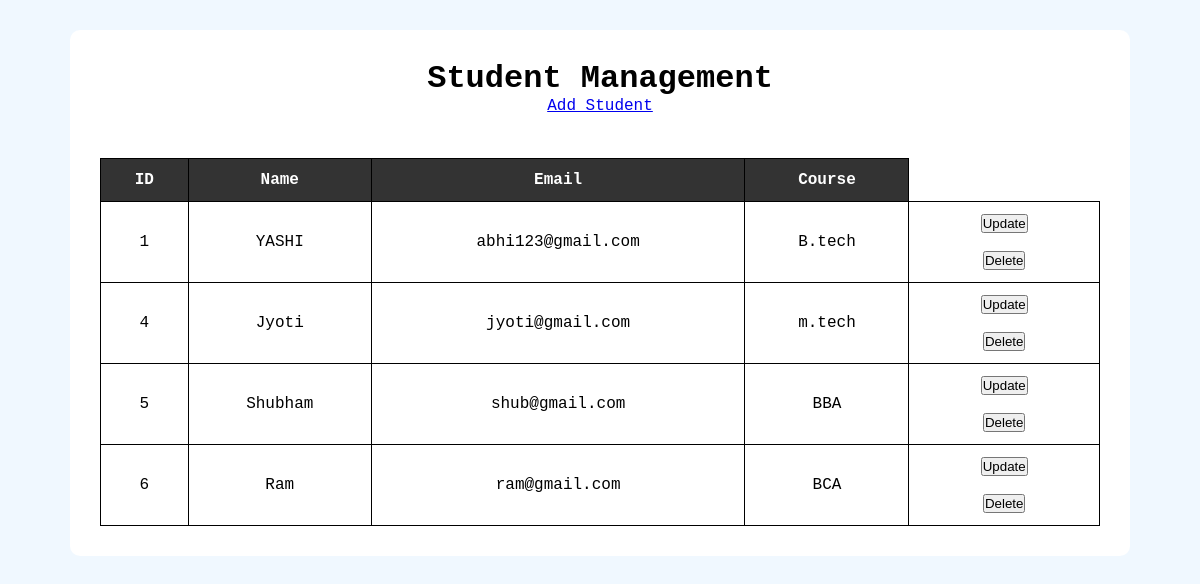
The page / on the database its author committed.
### tables this page shows
CREATE TABLE students(
                id INTEGER PRIMARY KEY,
                name TEXT NOT NULL,
                email TEXT NOT NULL,
                course TEXT NOT NULL
                );

### flask_Project/app.py (the view)
@app.route('/')
def index():
    conn = get_db()
    students = conn.execute(
        'SELECT * FROM students'
    ).fetchall()
    conn.close()
    return render_template('index.html', students=students)

### flask_Project/app.py (called while the page is built)
def get_db():
    conn = sqlite3.connect('Student.db')
    conn.row_factory=sqlite3.Row
    return conn

### flask_Project/templates/index.html (shortened to what this page needs)
<!DOCTYPE html>
<html lang="en">
<head>
    <link rel="stylesheet" href="{{ url_for('static', filename='style.css') }}">
</head>
<body>
    <div class="container">
        <h1>Student Management</h1>
        <a href="{{ url_for('add_student') }}">
             Add Student</a>
    <br><br>
    <table>
        <tr>
            <th>ID</th>
            <th>Name</th>
            <th>Email</th>
            <th>Course</th>
        </tr>
            {% for student in students %}
        <tr>
            <td>{{ student["id"] }}</td>
            <td>{{ student["name"] }}</td>
            <td>{{ student["email"] }}</td>
            <td>{{ student["course"] }}</td>
            <td>
                <a class="update" href="{{ url_for('update_student', id=student['id'] )}}">
                    <button type="submit">Update</button>
                </a>
            <form action="{{ url_for('delete_student', id=student['id'])}}"
            method="POST"
            style="display:inline">
                <br><br>
            <button type="submit" onclick="return  confirm('Delete this student?')">
                Delete
            </button>
        </form>
            </td>
        </tr>
        {% else %}
        <tr>
            <td>No students found.</td>
        </tr>
        {% endfor %}
        </table>
    </div>
</body>
</html>

### flask_Project/static/style.css (style rules this page uses)
* { margin: 0; padding: 0; }
body { background-color: aliceblue; color: black; margin: 0; padding: 30px; font-family: 'Courier New', Courier, monospace; }
.container { width: 90%; max-width: 1000px; margin: auto; background-color: white; padding: 30px; text-align: center; justify-content: center; border-radius: 10px; }
h1 { justify-content: center; align-items: center; }
table { width: 100%; border-collapse: collapse; margin-top: 25px; }
th, td { border: 1px solid black; padding: 12px; text-align: center; }
th { background-color: #333; color: white; }
.update { padding: 8px 12px; color: white; border-radius: 10px; }

### rows shown on the page
students: id "1", name "YASHI", email "abhi123@gmail.com", course "B.tech"
students: id "4", name "Jyoti", email "jyoti@gmail.com", course "m.tech"
students: id "5", name "Shubham", email "shub@gmail.com", course "BBA"
students: id "6", name "Ram", email "ram@gmail.com", course "BCA"
